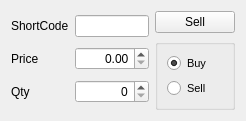
<?xml version="1.0" encoding="UTF-8"?>
<ui version="4.0">
 <class>Form</class>
 <widget class="QWidget" name="Form">
  <property name="geometry">
   <rect>
    <x>0</x>
    <y>0</y>
    <width>246</width>
    <height>105</height>
   </rect>
  </property>
  <property name="sizePolicy">
   <sizepolicy hsizetype="Expanding" vsizetype="Expanding">
    <horstretch>0</horstretch>
    <verstretch>0</verstretch>
   </sizepolicy>
  </property>
  <property name="contextMenuPolicy">
   <enum>Qt::DefaultContextMenu</enum>
  </property>
  <property name="windowTitle">
   <string>Form</string>
  </property>
  <layout class="QHBoxLayout" name="horizontalLayout">
   <item>
    <layout class="QGridLayout" name="gridLayout">
     <item row="1" column="0">
      <widget class="QLabel" name="labelPrice">
       <property name="text">
        <string>Price</string>
       </property>
       <property name="buddy">
        <cstring>doubleSpinBoxPrice</cstring>
       </property>
      </widget>
     </item>
     <item row="1" column="1">
      <widget class="QDoubleSpinBox" name="doubleSpinBoxPrice">
       <property name="alignment">
        <set>Qt::AlignRight|Qt::AlignTrailing|Qt::AlignVCenter</set>
       </property>
       <property name="singleStep">
        <double>0.010000000000000</double>
       </property>
      </widget>
     </item>
     <item row="0" column="1">
      <widget class="QLineEdit" name="lineEditShortCode">
       <property name="text">
        <string/>
       </property>
       <property name="alignment">
        <set>Qt::AlignRight|Qt::AlignTrailing|Qt::AlignVCenter</set>
       </property>
      </widget>
     </item>
     <item row="0" column="0">
      <widget class="QLabel" name="labelShortCode">
       <property name="text">
        <string>ShortCode</string>
       </property>
       <property name="buddy">
        <cstring>lineEditShortCode</cstring>
       </property>
      </widget>
     </item>
     <item row="2" column="0">
      <widget class="QLabel" name="labelQty">
       <property name="text">
        <string>Qty</string>
       </property>
       <property name="buddy">
        <cstring>spinBoxQty</cstring>
       </property>
      </widget>
     </item>
     <item row="2" column="1">
      <widget class="QSpinBox" name="spinBoxQty">
       <property name="alignment">
        <set>Qt::AlignRight|Qt::AlignTrailing|Qt::AlignVCenter</set>
       </property>
      </widget>
     </item>
    </layout>
   </item>
   <item>
    <layout class="QVBoxLayout" name="verticalLayout_2">
     <item>
      <widget class="QPushButton" name="pushButtonSend">
       <property name="sizePolicy">
        <sizepolicy hsizetype="Minimum" vsizetype="Minimum">
         <horstretch>0</horstretch>
         <verstretch>0</verstretch>
        </sizepolicy>
       </property>
       <property name="text">
        <string>Sell</string>
       </property>
      </widget>
     </item>
     <item>
      <widget class="QGroupBox" name="groupBoxBuySell">
       <property name="sizePolicy">
        <sizepolicy hsizetype="Minimum" vsizetype="Minimum">
         <horstretch>0</horstretch>
         <verstretch>0</verstretch>
        </sizepolicy>
       </property>
       <property name="title">
        <string/>
       </property>
       <layout class="QVBoxLayout" name="verticalLayout">
        <item>
         <widget class="QRadioButton" name="radioButtonBuy">
          <property name="sizePolicy">
           <sizepolicy hsizetype="Minimum" vsizetype="MinimumExpanding">
            <horstretch>0</horstretch>
            <verstretch>0</verstretch>
           </sizepolicy>
          </property>
          <property name="font">
           <font>
            <pointsize>8</pointsize>
           </font>
          </property>
          <property name="text">
           <string>Buy</string>
          </property>
          <property name="checked">
           <bool>true</bool>
          </property>
         </widget>
        </item>
        <item>
         <widget class="QRadioButton" name="radioButtonSell">
          <property name="sizePolicy">
           <sizepolicy hsizetype="Minimum" vsizetype="MinimumExpanding">
            <horstretch>0</horstretch>
            <verstretch>0</verstretch>
           </sizepolicy>
          </property>
          <property name="font">
           <font>
            <pointsize>8</pointsize>
           </font>
          </property>
          <property name="text">
           <string>Sell</string>
          </property>
         </widget>
        </item>
       </layout>
      </widget>
     </item>
    </layout>
   </item>
  </layout>
 </widget>
 <tabstops>
  <tabstop>lineEditShortCode</tabstop>
  <tabstop>doubleSpinBoxPrice</tabstop>
  <tabstop>spinBoxQty</tabstop>
  <tabstop>radioButtonBuy</tabstop>
  <tabstop>radioButtonSell</tabstop>
  <tabstop>pushButtonSend</tabstop>
 </tabstops>
 <resources/>
 <connections/>
</ui>
